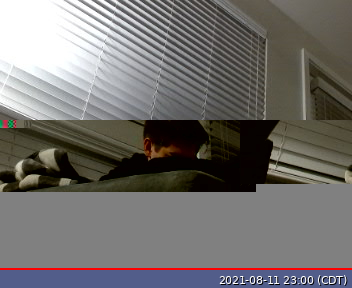
#> input picture testimg.jpg, 352 x 288 px, given in place of the camera
$ python motiondetect.py
#> lines starting #> are read from the running program, lines starting #| are printed output that depends on the picture
import cv2
import imutils
import numpy as np
import requests
import json
from time import time as time1, strftime, localtime
import time
import keys


cap = cv2.VideoCapture(0) #use default webcam
if (not(cap.isOpened())): print("failed!")

#let cam adjust to lighting
for i in range(10): frame = cap.read()
#> this loop made 10 passes
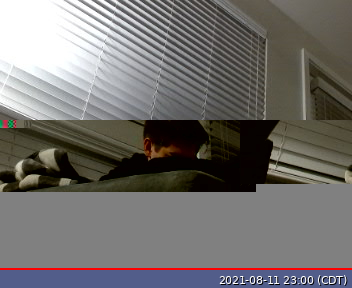
#> input picture testimg.jpg, 352 x 288 px, given in place of the camera

state = "off"
firstFrame = None
t0= time1()

while True:
    #if webcam was closed because of detected motion, reopen recording
    if (not(cap.isOpened())):
        cap = cv2.VideoCapture(0)
        #let cam adjust to lighting
        for i in range(10): frame = cap.read()

    frame = cap.read()
    if frame is None:
	    break

    frame = imutils.resize(frame[1], width=500)
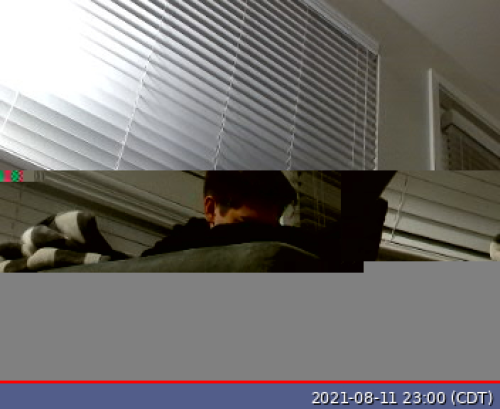
#> frame: shape (409, 500, 3); mean of channels 0, 1, 2 108.9, 111, 113.7; drawn as B, G, R
    gray = cv2.cvtColor(frame, cv2.COLOR_BGR2GRAY)
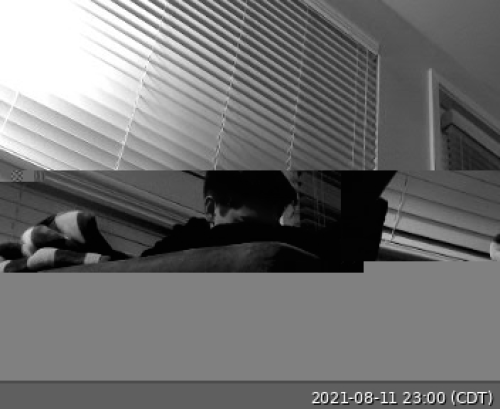
#> gray: shape (409, 500); min 0, max 255, mean 111.6
    gray = cv2.GaussianBlur(gray, (21, 21), 0)
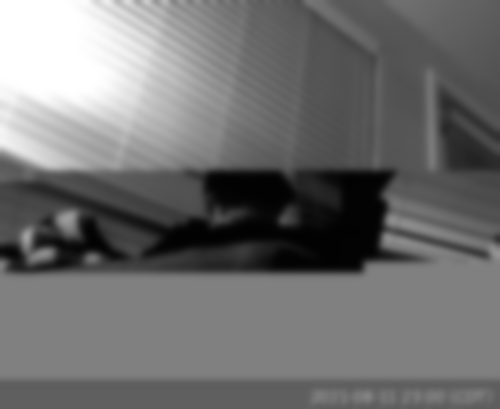
#> gray: shape (409, 500); min 1, max 255, mean 111.6

    if firstFrame is None:
	    firstFrame = gray
	    continue

    diff = t0 - time1()
    #if it has been 5 mins since motion has been detected, reset first frame
    if(diff > 500):
        firstFrame = gray
        t0 = time1()
        continue

    frameDelta = cv2.absdiff(firstFrame, gray)
    thresh = cv2.threshold(frameDelta, 25, 255, cv2.THRESH_BINARY)[1]

    thresh = cv2.dilate(thresh, None, iterations=2)
    cnts = cv2.findContours(thresh.copy(), cv2.RETR_EXTERNAL, cv2.CHAIN_APPROX_SIMPLE)
    cnts = imutils.grab_contours(cnts)

    # loop over the contours
    for c in cnts:
		# if the contour is too small, ignore it
        if cv2.contourArea(c) < 500:  #FIX ME
            continue
        else:
            #We have a hit: stop recording temporarily
            cap.release()
            firstFrame = None #force reset of base-line frame
            data = ""
            if(state == "off"):
                print("motion detected! Turning Lights on")
                data = json.dumps({"on": True})
                state = "on"
            else:
                print("motion detected! Turning Lights off")
                data = json.dumps({"on": False})
                state = "off"

            time.sleep(7) #wait 7 seconds after detecting motion to turn lights on
            requests.put('http://'+keys.IP_ADDR+'/api/'+keys.API_KEY+'/groups/1/action', data=data)
            time.sleep(30) #30 second cooldown before checking for motion again
            break
